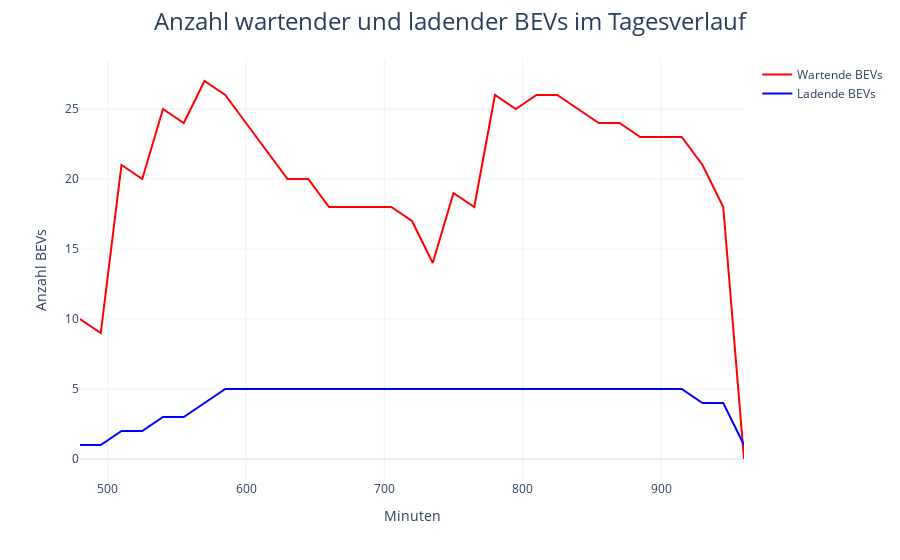

Notebook source saved alongside this figure:
### Code cell
figureGeneration.create_bev_number_figure(simulation_data)

### Figure 1 — Plotly figure (JSON) as saved in the notebook; plotly's stock layout.template omitted (floating-point values rounded to 4 significant figures)
{"data": [{"line": {"color": "red"}, "name": "Wartende BEVs", "type": "scatter", "x": [480, 495, 510, 525, 540, 555, 570, 585, 600, 615, 630, 645, 660, 675, 690, 705, 720, 735, 750, 765, 780, 795, 810, 825, 840, 855, 870, 885, 900, 915, 930, 945, 960], "y": [10, 9, 21, 20, 25, 24, 27, 26, 24, 22, 20, 20, 18, 18, 18, 18, 17, 14, 19, 18, 26, 25, 26, 26, 25, 24, 24, 23, 23, 23, 21, 18, 0]}, {"line": {"color": "blue"}, "name": "Ladende BEVs", "type": "scatter", "x": [960, 945, 930, 915, 900, 885, 870, 855, 840, 825, 810, 795, 780, 765, 750, 735, 720, 705, 690, 675, 660, 645, 630, 615, 600, 585, 570, 555, 540, 525, 510, 495, 480], "y": [1, 4, 4, 5, 5, 5, 5, 5, 5, 5, 5, 5, 5, 5, 5, 5, 5, 5, 5, 5, 5, 5, 5, 5, 5, 5, 4, 3, 3, 2, 2, 1, 1]}], "layout": {"legend": {"tracegroupgap": 0}, "margin": {"t": 60}, "title": {"font": {"size": 24}, "text": "Anzahl wartender und ladender BEVs im Tagesverlauf", "x": 0.5, "xanchor": "center"}, "xaxis": {"anchor": "y", "domain": [0, 1], "title": {"text": "Minuten"}}, "yaxis": {"anchor": "x", "domain": [0, 1], "title": {"text": "Anzahl BEVs"}}}}
